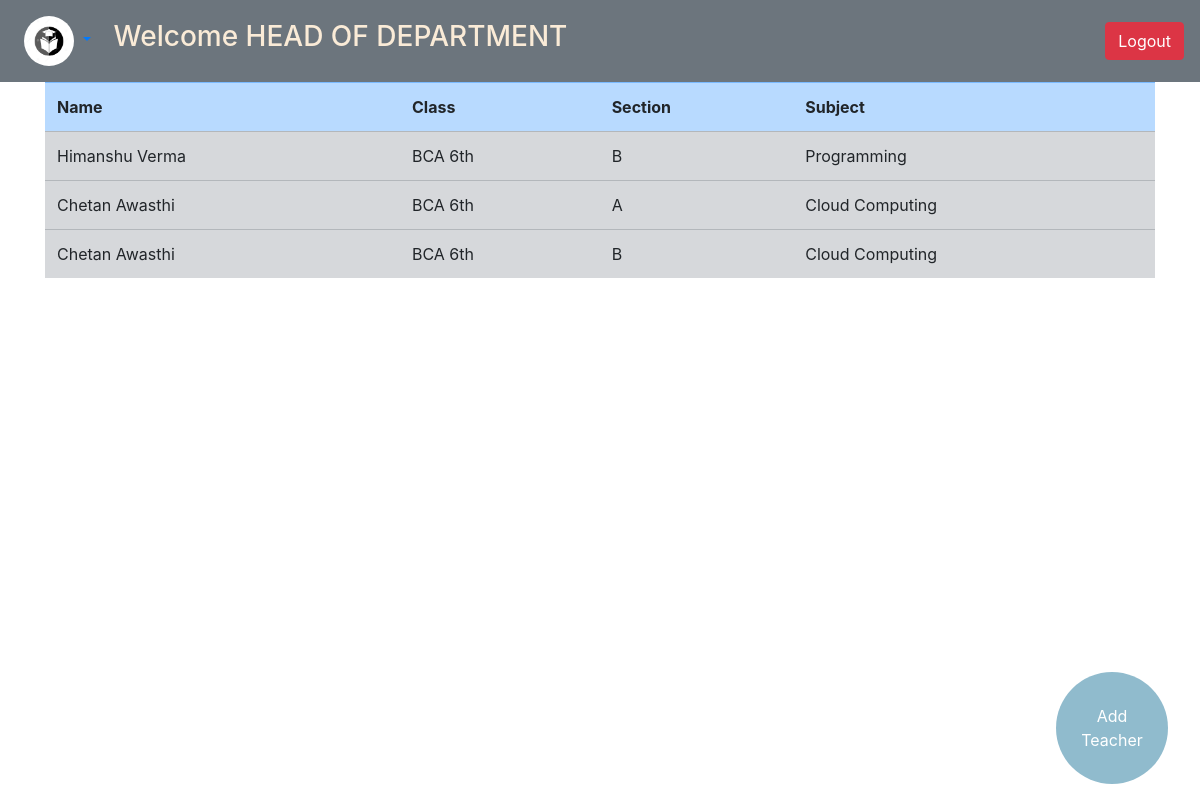
Screenshot of /classroom/hod/ with the database file from the repository.
### Design/models.py (models this page shows, shortened)
class Allotment(models.Model):
    name = models.CharField(max_length=100,blank=False)
    Class = models.CharField(max_length=10,blank=False)
    section = models.CharField(max_length=1,blank=False)
    subject = models.CharField(max_length=100,blank=False)

### Design/views.py (the view)
# urls.py: path("classroom/hod/",hod),
def hod(request):
    if request.method == "GET":
        data = Allotment.objects.all()
        return render(request,"hod/principal.html",{"data":data})
    elif request.method == "POST":
        pass

### templates/hod/principal.html (shortened to what this page needs)
<!DOCTYPE html>
<html lang="en">
<head>
    <link rel="stylesheet" href="https://maxcdn.bootstrapcdn.com/bootstrap/4.4.1/css/bootstrap.min.css">
</head>
<body>
    <nav class="navbar navbar-expand-sm navbar-secondary bg-secondary">
        <ul class="navbar-nav">
            <li class="navbar-item dropdown">
                <a href="" class="nav-link dropdown-toggle" data-toggle="dropdown">
                    <img src="{{static}}/static/Icon.jpeg" class="rounded-circle" alt="Logo" style="height: 50px;width: 50px;">
                </a>
            </li>
        </ul>
        <div class="container">
            <h3 style="color: antiquewhite;">Welcome HEAD OF DEPARTMENT</h3>
        </div>
        <div class="navbar-nav">
            <li class="nav-item"><a href="/logout/" class="btn btn-danger">Logout</a></li>
        </div>
    </nav>
    <div class="container">
        <table class="table table-hover" style="width: 100%;">
            <tr class="table-primary">
                <th>Name</th>
                <th>Class</th>
                <th>Section</th>
                <th>Subject</th>
            </tr>
            {% if data %}
                {% for info in data %}
                    <tr class="table-secondary">
                        <td>
                            {{ info.name }}
                        </td>
                        <td>
                            {{ info.Class }}
                        </td>
                        <td>
                            {{ info.section }}
                        </td>
                        <td>
                            {{info.subject}}
                        </td>
                    </tr>
                {% endfor %}
            {% else %}
                <tr class="row">
                    <td> Database has no data to show</td>
                </tr>
            {% endif %}
        </table>
    </div>
    <div class="container">
        <button class="btn" id="add">
            <a href="/classroom/hod/faculty_signup/">Add Teacher</a>
        </button>
    </div>
</body>
</html>

### templates/hod/principal.html (style rules this page uses)
nav div { margin-left: auto; }
#add { position: fixed; background-color: rgb(144, 187, 205); bottom: 1em; right: 2em; width: 7rem; height: 7rem; border-radius: 5rem; }
#add a { text-decoration: none; color: white; }

### rows the page displays
Allotment: name "Himanshu Verma", Class "BCA 6th", section "B", subject "Programming"
Allotment: name "Chetan Awasthi", Class "BCA 6th", section "A", subject "Cloud Computing"
Allotment: name "Chetan Awasthi", Class "BCA 6th", section "B", subject "Cloud Computing"
